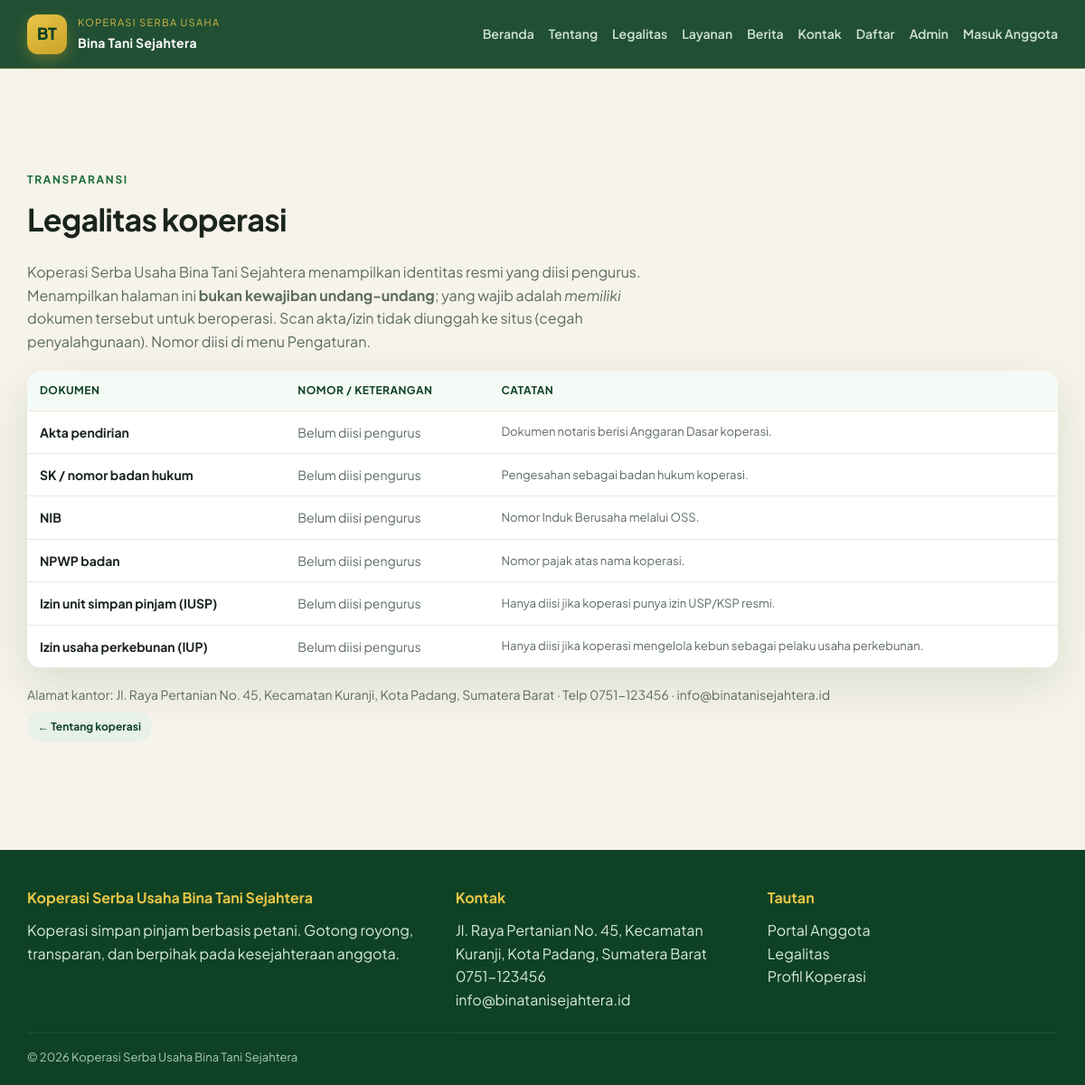
The app's page /legalitas.php with its own data.
### tables this page shows
CREATE TABLE IF NOT EXISTS pengaturan (
  id INT PRIMARY KEY DEFAULT 1,
  nama_koperasi VARCHAR(150) DEFAULT 'Koperasi Serba Usaha Bina Tani Sejahtera',
  alamat TEXT,
  telepon VARCHAR(30),
  email VARCHAR(80),
  tahun_berdiri YEAR,
  tanggal_berdiri DATE NULL,
  ketua VARCHAR(100),
  visi TEXT,
  misi TEXT,
  bagi_hasil_persen DECIMAL(5,2) NOT NULL DEFAULT 1.00,
  simpanan_pokok DECIMAL(15,2) NOT NULL DEFAULT 500000,
  simpanan_wajib DECIMAL(15,2) NOT NULL DEFAULT 50000
);

### config.php (called while the page is built, shortened)
<?php
function db(): PDO {
    static $pdo = null;
    if ($pdo !== null) {
        return $pdo;
    }
    $attempts = [
        [DB_USER, DB_PASS],
        ['root', ''],
        ['root', 'root'],
        ['koperasi', 'koperasi123'],
    ];
    $last = null;
    foreach ($attempts as [$user, $pass]) {
        try {
            $pdo = new PDO(
                'mysql:host=' . DB_HOST . ';dbname=' . DB_NAME . ';charset=utf8mb4',
                $user,
                $pass,
                [
                    PDO::ATTR_ERRMODE => PDO::ERRMODE_EXCEPTION,
                    PDO::ATTR_DEFAULT_FETCH_MODE => PDO::FETCH_ASSOC,
                ]
            );
            return $pdo;
        } catch (Throwable $e) {
            $last = $e;
        }
    }
    throw $last ?? new RuntimeException('Gagal konek database');
}
function setting(): array {
    static $s = null;
    if ($s === null) {
        $s = db()->query('SELECT * FROM pengaturan WHERE id = 1')->fetch() ?: [];
    }
    return $s;
}
function e($s): string {
    return htmlspecialchars((string)$s, ENT_QUOTES, 'UTF-8');
}

### legalitas.php (the view, shortened to what this page needs)
<?php
require __DIR__ . '/config.php';
$s = setting();
$baris = [
    ['Akta pendirian', $s['no_akta'] ?? '', 'Dokumen notaris berisi Anggaran Dasar koperasi.'],
    ['SK / nomor badan hukum', $s['no_badan_hukum'] ?? '', 'Pengesahan sebagai badan hukum koperasi.'],
    ['NIB', $s['nib'] ?? '', 'Nomor Induk Berusaha melalui OSS.'],
    ['NPWP badan', $s['npwp'] ?? '', 'Nomor pajak atas nama koperasi.'],
    ['Izin unit simpan pinjam (IUSP)', $s['iusp'] ?? '', 'Hanya diisi jika koperasi punya izin USP/KSP resmi.'],
    ['Izin usaha perkebunan (IUP)', $s['iup'] ?? '', 'Hanya diisi jika koperasi mengelola kebun sebagai pelaku usaha perkebunan.'],
];
include __DIR__ . '/includes/public_header.php';
?>
<section>
  <div class="container" style="padding-top:28px;padding-bottom:40px;">
    <div class="sec-title" style="text-align:left;margin-bottom:18px;">
      <span>Transparansi</span>
      <h2>Legalitas koperasi</h2>
    </div>
    <p style="color:var(--muted);max-width:720px;margin-bottom:20px;">
      <?= e($s['nama_koperasi'] ?? 'Koperasi') ?> menampilkan identitas resmi yang diisi pengurus.
      Menampilkan halaman ini <strong>bukan kewajiban undang-undang</strong>; yang wajib adalah
      <em>memiliki</em> dokumen tersebut untuk beroperasi. Scan akta/izin tidak diunggah ke situs
      (cegah penyalahgunaan). Nomor diisi di menu Pengaturan.
    </p>
    <div class="table-wrap">
      <table>
        <thead><tr><th>Dokumen</th><th>Nomor / keterangan</th><th>Catatan</th></tr></thead>
        <tbody>
        <?php foreach ($baris as [$nama, $nomor, $ket]): ?>
          <tr>
            <td><strong><?= e($nama) ?></strong></td>
            <td><?= $nomor !== '' ? e($nomor) : '<span style="color:var(--muted)">Belum diisi pengurus</span>' ?></td>
            <td style="font-size:13px;color:var(--muted);"><?= e($ket) ?></td>
          </tr>
        <?php endforeach; ?>
        </tbody>
      </table>
    </div>
    <p style="margin-top:18px;font-size:14px;color:var(--muted);">
      Alamat kantor: <?= e($s['alamat'] ?: '—') ?> · Telp <?= e($s['telepon'] ?: '—') ?> · <?= e($s['email'] ?: '') ?>
    </p>
    <p style="margin-top:8px;"><a class="btn btn-ghost btn-sm" href="index.php#tentang">← Tentang koperasi</a></p>
  </div>
</section>
<?php include __DIR__ . '/includes/public_footer.php'; ?>

### includes/public_footer.php
<?php $s = setting(); ?>
<footer class="footer">
  <div class="container footer-grid">
    <div>
      <h4><?= e($s['nama_koperasi']) ?></h4>
      <p>Koperasi simpan pinjam berbasis petani. Gotong royong, transparan, dan berpihak pada kesejahteraan anggota.</p>
    </div>
    <div>
      <h4>Kontak</h4>
      <p><?= e($s['alamat']) ?><br><?= e($s['telepon']) ?><br><?= e($s['email']) ?></p>
    </div>
    <div>
      <h4>Tautan</h4>
      <p><a href="login.php">Portal Anggota</a><br><a href="legalitas.php">Legalitas</a><br><a href="index.php#tentang">Profil Koperasi</a></p>
    </div>
  </div>
  <div class="container copy">© <?= date('Y') ?> <?= e($s['nama_koperasi'] ?? 'KSU Bina Tani Sejahtera') ?><?= !empty($s['nib']) ? ' · NIB '.e($s['nib']) : '' ?><?= !empty($s['no_badan_hukum']) ? ' · '.e($s['no_badan_hukum']) : '' ?></div>
</footer>
</body>
</html>

### assets/style.css (style rules this page uses)
:root { --green: #1b6b3a; --green-d: #0f4224; --green-l: #2d9a56; --leaf: #7cb342; --gold: #c9a227; --gold-l: #e8c547; --cream: #f6f3ea; --sand: #efe8d8; --ink: #1a241c; --muted: #5c6b60; --white: #fff; --card: #fff; --shadow: 0 18px 50px rgba(15, 66, 36, .12); --radius: 18px; --nav-h: 76px; }
* { box-sizing: border-box; margin: 0; padding: 0; }
html { scroll-behavior: smooth; }
body { font-family: "Plus Jakarta Sans", system-ui, sans-serif; color: var(--ink); background: var(--cream); line-height: 1.6; overflow-x: hidden; }
a { color: inherit; text-decoration: none; }
.container { width: min(1140px, calc(100% - 40px)); margin-inline: auto; }
.btn { display: inline-flex; align-items: center; justify-content: center; gap: 8px; padding: 10px 18px; border-radius: 999px; border: 0; cursor: pointer; font-weight: 700; font-size: 14px; font-family: inherit; }
.btn-ghost { background: #e8f0ea; color: var(--green-d); }
.btn-sm { padding: 7px 12px; font-size: 12px; }
section { padding: 80px 0; }
.sec-title { text-align: center; margin-bottom: 40px; }
.sec-title span { color: var(--green); font-weight: 700; letter-spacing: .14em; text-transform: uppercase; font-size: 12px; }
.sec-title h2 { font-size: 34px; letter-spacing: -.02em; margin-top: 6px; }
.table-wrap { overflow-x: auto; overflow-y: hidden; background: #fff; border-radius: 16px; box-shadow: var(--shadow); width: 100%; max-width: 100%; -webkit-overflow-scrolling: touch; }
table { width: 100%; border-collapse: collapse; font-size: 14px; }
th, td { padding: 12px 14px; text-align: left; border-bottom: 1px solid #efe8d8; }
th { background: #f4faf5; color: var(--green-d); font-size: 12px; letter-spacing: .04em; text-transform: uppercase; }
.footer { background: var(--green-d); color: #d7eadc; padding: 40px 0 20px; }
.footer-grid { display: grid; grid-template-columns: 1.4fr 1fr 1fr; gap: 24px; margin-bottom: 24px; }
.footer h4 { color: var(--gold-l); margin-bottom: 10px; }
.copy { border-top: 1px solid rgba(255,255,255,.1); padding-top: 16px; font-size: 13px; opacity: .8; }

### records on screen
pengaturan: nama_koperasi "Koperasi Serba Usaha Bina Tani Sejahtera", alamat "Jl. Raya Pertanian No. 45, Kecamatan Kuranji, Kota Padang, Sumatera Barat", telepon "0751-123456", email "info@binatanisejahtera.id"

### other values on screen
$nama "Akta pendirian"
$ket "Dokumen notaris berisi Anggaran Dasar koperasi."
$nama "SK / nomor badan hukum"
$ket "Pengesahan sebagai badan hukum koperasi."
$nama "NIB"
$ket "Nomor Induk Berusaha melalui OSS."
$nama "NPWP badan"
$ket "Nomor pajak atas nama koperasi."
$nama "Izin unit simpan pinjam (IUSP)"
$ket "Hanya diisi jika koperasi punya izin USP/KSP resmi."
$nama "Izin usaha perkebunan (IUP)"
$ket "Hanya diisi jika koperasi mengelola kebun sebagai pelaku usaha perkebunan."
